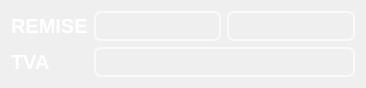
     <widget class="QWidget" name="layoutWidget_3">
      <property name="geometry">
       <rect>
        <x>0</x>
        <y>220</y>
        <width>366</width>
        <height>72</height>
       </rect>
      </property>
      <layout class="QHBoxLayout" name="horizontalLayout_7">
       <item>
        <layout class="QVBoxLayout" name="verticalLayout_9">
         <item>
          <widget class="QLabel" name="label_20">
           <property name="palette">
            <palette>
             <active>
              <colorrole role="WindowText">
               <brush brushstyle="SolidPattern">
                <color alpha="255">
                 <red>255</red>
                 <green>255</green>
                 <blue>255</blue>
                </color>
               </brush>
              </colorrole>
              <colorrole role="Button">
               <brush brushstyle="SolidPattern">
                <color alpha="0">
                 <red>0</red>
                 <green>0</green>
                 <blue>0</blue>
                </color>
               </brush>
              </colorrole>
              <colorrole role="Text">
               <brush brushstyle="SolidPattern">
                <color alpha="255">
                 <red>255</red>
                 <green>255</green>
                 <blue>255</blue>
                </color>
               </brush>
              </colorrole>
              <colorrole role="Base">
               <brush brushstyle="SolidPattern">
                <color alpha="0">
                 <red>0</red>
                 <green>0</green>
                 <blue>0</blue>
                </color>
               </brush>
              </colorrole>
              <colorrole role="Window">
               <brush brushstyle="SolidPattern">
                <color alpha="0">
                 <red>0</red>
                 <green>0</green>
                 <blue>0</blue>
                </color>
               </brush>
              </colorrole>
              <colorrole role="PlaceholderText">
               <brush brushstyle="SolidPattern">
                <color alpha="128">
                 <red>255</red>
                 <green>255</green>
                 <blue>255</blue>
                </color>
               </brush>
              </colorrole>
             </active>
             <inactive>
              <colorrole role="WindowText">
               <brush brushstyle="SolidPattern">
                <color alpha="255">
                 <red>255</red>
                 <green>255</green>
                 <blue>255</blue>
                </color>
               </brush>
              </colorrole>
              <colorrole role="Button">
               <brush brushstyle="SolidPattern">
                <color alpha="0">
                 <red>0</red>
                 <green>0</green>
                 <blue>0</blue>
                </color>
               </brush>
              </colorrole>
              <colorrole role="Text">
               <brush brushstyle="SolidPattern">
                <color alpha="255">
                 <red>255</red>
                 <green>255</green>
                 <blue>255</blue>
                </color>
               </brush>
              </colorrole>
              <colorrole role="Base">
               <brush brushstyle="SolidPattern">
                <color alpha="0">
                 <red>0</red>
                 <green>0</green>
                 <blue>0</blue>
                </color>
               </brush>
              </colorrole>
              <colorrole role="Window">
               <brush brushstyle="SolidPattern">
                <color alpha="0">
                 <red>0</red>
                 <green>0</green>
                 <blue>0</blue>
                </color>
               </brush>
              </colorrole>
              <colorrole role="PlaceholderText">
               <brush brushstyle="SolidPattern">
                <color alpha="128">
                 <red>255</red>
                 <green>255</green>
                 <blue>255</blue>
                </color>
               </brush>
              </colorrole>
             </inactive>
             <disabled>
              <colorrole role="WindowText">
               <brush brushstyle="SolidPattern">
                <color alpha="255">
                 <red>120</red>
                 <green>120</green>
                 <blue>120</blue>
                </color>
               </brush>
              </colorrole>
              <colorrole role="Button">
               <brush brushstyle="SolidPattern">
                <color alpha="0">
                 <red>0</red>
                 <green>0</green>
                 <blue>0</blue>
                </color>
               </brush>
              </colorrole>
              <colorrole role="Text">
               <brush brushstyle="SolidPattern">
                <color alpha="255">
                 <red>120</red>
                 <green>120</green>
                 <blue>120</blue>
                </color>
               </brush>
              </colorrole>
              <colorrole role="Base">
               <brush brushstyle="SolidPattern">
                <color alpha="0">
                 <red>0</red>
                 <green>0</green>
                 <blue>0</blue>
                </color>
               </brush>
              </colorrole>
              <colorrole role="Window">
               <brush brushstyle="SolidPattern">
                <color alpha="0">
                 <red>0</red>
                 <green>0</green>
                 <blue>0</blue>
                </color>
               </brush>
              </colorrole>
              <colorrole role="PlaceholderText">
               <brush brushstyle="SolidPattern">
                <color alpha="128">
                 <red>0</red>
                 <green>0</green>
                 <blue>0</blue>
                </color>
               </brush>
              </colorrole>
             </disabled>
            </palette>
           </property>
           <property name="font">
            <font>
             <pointsize>15</pointsize>
             <weight>75</weight>
             <bold>true</bold>
            </font>
           </property>
           <property name="text">
            <string>REMISE</string>
           </property>
          </widget>
         </item>
         <item>
          <widget class="QLabel" name="label_2">
           <property name="palette">
            <palette>
             <active>
              <colorrole role="WindowText">
               <brush brushstyle="SolidPattern">
                <color alpha="255">
                 <red>255</red>
                 <green>255</green>
                 <blue>255</blue>
                </color>
               </brush>
              </colorrole>
              <colorrole role="Button">
               <brush brushstyle="SolidPattern">
                <color alpha="0">
                 <red>0</red>
                 <green>0</green>
                 <blue>0</blue>
                </color>
               </brush>
              </colorrole>
              <colorrole role="Light">
               <brush brushstyle="SolidPattern">
                <color alpha="0">
                 <red>255</red>
                 <green>255</green>
                 <blue>255</blue>
                </color>
               </brush>
              </colorrole>
              <colorrole role="Midlight">
               <brush brushstyle="SolidPattern">
                <color alpha="0">
                 <red>255</red>
                 <green>255</green>
                 <blue>255</blue>
                </color>
               </brush>
              </colorrole>
              <colorrole role="Dark">
               <brush brushstyle="SolidPattern">
                <color alpha="0">
                 <red>127</red>
                 <green>127</green>
                 <blue>127</blue>
                </color>
               </brush>
              </colorrole>
              <colorrole role="Mid">
               <brush brushstyle="SolidPattern">
                <color alpha="0">
                 <red>170</red>
                 <green>170</green>
                 <blue>170</blue>
                </color>
               </brush>
              </colorrole>
              <colorrole role="Text">
               <brush brushstyle="SolidPattern">
                <color alpha="255">
                 <red>0</red>
                 <green>0</green>
                 <blue>0</blue>
                </color>
               </brush>
              </colorrole>
              <colorrole role="BrightText">
               <brush brushstyle="SolidPattern">
                <color alpha="255">
                 <red>255</red>
                 <green>255</green>
                 <blue>255</blue>
                </color>
               </brush>
              </colorrole>
              <colorrole role="ButtonText">
               <brush brushstyle="SolidPattern">
                <color alpha="255">
                 <red>0</red>
                 <green>0</green>
                 <blue>0</blue>
                </color>
               </brush>
              </colorrole>
              <colorrole role="Base">
               <brush brushstyle="SolidPattern">
                <color alpha="0">
                 <red>0</red>
                 <green>0</green>
                 <blue>0</blue>
                </color>
               </brush>
              </colorrole>
              <colorrole role="Window">
               <brush brushstyle="SolidPattern">
                <color alpha="0">
                 <red>0</red>
                 <green>0</green>
                 <blue>0</blue>
                </color>
               </brush>
              </colorrole>
              <colorrole role="Shadow">
               <brush brushstyle="SolidPattern">
                <color alpha="255">
                 <red>0</red>
                 <green>0</green>
                 <blue>0</blue>
                </color>
               </brush>
              </colorrole>
              <colorrole role="AlternateBase">
               <brush brushstyle="SolidPattern">
                <color alpha="127">
                 <red>255</red>
                 <green>255</green>
                 <blue>255</blue>
                </color>
               </brush>
              </colorrole>
              <colorrole role="ToolTipBase">
               <brush brushstyle="SolidPattern">
                <color alpha="255">
                 <red>255</red>
                 <green>255</green>
                 <blue>220</blue>
                </color>
               </brush>
              </colorrole>
              <colorrole role="ToolTipText">
               <brush brushstyle="SolidPattern">
                <color alpha="255">
                 <red>0</red>
                 <green>0</green>
                 <blue>0</blue>
                </color>
               </brush>
              </colorrole>
              <colorrole role="PlaceholderText">
               <brush brushstyle="SolidPattern">
                <color alpha="128">
                 <red>0</red>
                 <green>0</green>
                 <blue>0</blue>
                </color>
               </brush>
              </colorrole>
             </active>
             <inactive>
              <colorrole role="WindowText">
               <brush brushstyle="SolidPattern">
                <color alpha="255">
                 <red>255</red>
                 <green>255</green>
                 <blue>255</blue>
                </color>
               </brush>
              </colorrole>
              <colorrole role="Button">
               <brush brushstyle="SolidPattern">
                <color alpha="0">
                 <red>0</red>
                 <green>0</green>
                 <blue>0</blue>
                </color>
               </brush>
              </colorrole>
              <colorrole role="Light">
               <brush brushstyle="SolidPattern">
                <color alpha="0">
                 <red>255</red>
                 <green>255</green>
                 <blue>255</blue>
                </color>
               </brush>
              </colorrole>
              <colorrole role="Midlight">
               <brush brushstyle="SolidPattern">
                <color alpha="0">
                 <red>255</red>
                 <green>255</green>
                 <blue>255</blue>
                </color>
               </brush>
              </colorrole>
              <colorrole role="Dark">
               <brush brushstyle="SolidPattern">
                <color alpha="0">
                 <red>127</red>
                 <green>127</green>
                 <blue>127</blue>
                </color>
               </brush>
              </colorrole>
              <colorrole role="Mid">
               <brush brushstyle="SolidPattern">
                <color alpha="0">
                 <red>170</red>
                 <green>170</green>
                 <blue>170</blue>
                </color>
               </brush>
              </colorrole>
              <colorrole role="Text">
               <brush brushstyle="SolidPattern">
                <color alpha="255">
                 <red>0</red>
                 <green>0</green>
                 <blue>0</blue>
                </color>
               </brush>
              </colorrole>
              <colorrole role="BrightText">
               <brush brushstyle="SolidPattern">
                <color alpha="255">
                 <red>255</red>
                 <green>255</green>
                 <blue>255</blue>
                </color>
               </brush>
              </colorrole>
              <colorrole role="ButtonText">
               <brush brushstyle="SolidPattern">
                <color alpha="255">
                 <red>0</red>
                 <green>0</green>
                 <blue>0</blue>
                </color>
               </brush>
              </colorrole>
              <colorrole role="Base">
               <brush brushstyle="SolidPattern">
                <color alpha="0">
                 <red>0</red>
                 <green>0</green>
                 <blue>0</blue>
                </color>
               </brush>
              </colorrole>
              <colorrole role="Window">
               <brush brushstyle="SolidPattern">
                <color alpha="0">
                 <red>0</red>
                 <green>0</green>
                 <blue>0</blue>
                </color>
               </brush>
              </colorrole>
              <colorrole role="Shadow">
               <brush brushstyle="SolidPattern">
                <color alpha="255">
                 <red>0</red>
                 <green>0</green>
                 <blue>0</blue>
                </color>
               </brush>
              </colorrole>
              <colorrole role="AlternateBase">
               <brush brushstyle="SolidPattern">
                <color alpha="127">
                 <red>255</red>
                 <green>255</green>
                 <blue>255</blue>
                </color>
               </brush>
              </colorrole>
              <colorrole role="ToolTipBase">
               <brush brushstyle="SolidPattern">
                <color alpha="255">
                 <red>255</red>
                 <green>255</green>
                 <blue>220</blue>
                </color>
               </brush>
              </colorrole>
              <colorrole role="ToolTipText">
               <brush brushstyle="SolidPattern">
                <color alpha="255">
                 <red>0</red>
                 <green>0</green>
                 <blue>0</blue>
                </color>
               </brush>
              </colorrole>
              <colorrole role="PlaceholderText">
               <brush brushstyle="SolidPattern">
                <color alpha="128">
                 <red>0</red>
                 <green>0</green>
                 <blue>0</blue>
                </color>
               </brush>
              </colorrole>
             </inactive>
             <disabled>
              <colorrole role="WindowText">
               <brush brushstyle="SolidPattern">
                <color alpha="0">
                 <red>127</red>
                 <green>127</green>
                 <blue>127</blue>
                </color>
               </brush>
              </colorrole>
              <colorrole role="Button">
               <brush brushstyle="SolidPattern">
                <color alpha="0">
                 <red>0</red>
                 <green>0</green>
                 <blue>0</blue>
                </color>
               </brush>
              </colorrole>
              <colorrole role="Light">
               <brush brushstyle="SolidPattern">
                <color alpha="0">
                 <red>255</red>
                 <green>255</green>
                 <blue>255</blue>
                </color>
               </brush>
              </colorrole>
              <colorrole role="Midlight">
               <brush brushstyle="SolidPattern">
                <color alpha="0">
                 <red>255</red>
                 <green>255</green>
                 <blue>255</blue>
                </color>
               </brush>
              </colorrole>
              <colorrole role="Dark">
               <brush brushstyle="SolidPattern">
                <color alpha="0">
                 <red>127</red>
                 <green>127</green>
                 <blue>127</blue>
                </color>
               </brush>
              </colorrole>
              <colorrole role="Mid">
               <brush brushstyle="SolidPattern">
                <color alpha="0">
                 <red>170</red>
                 <green>170</green>
                 <blue>170</blue>
                </color>
               </brush>
              </colorrole>
              <colorrole role="Text">
               <brush brushstyle="SolidPattern">
                <color alpha="0">
                 <red>127</red>
                 <green>127</green>
                 <blue>127</blue>
                </color>
               </brush>
              </colorrole>
              <colorrole role="BrightText">
               <brush brushstyle="SolidPattern">
                <color alpha="255">
                 <red>255</red>
                 <green>255</green>
                 <blue>255</blue>
                </color>
               </brush>
              </colorrole>
              <colorrole role="ButtonText">
               <brush brushstyle="SolidPattern">
                <color alpha="0">
                 <red>127</red>
                 <green>127</green>
                 <blue>127</blue>
                </color>
               </brush>
              </colorrole>
              <colorrole role="Base">
               <brush brushstyle="SolidPattern">
                <color alpha="0">
                 <red>0</red>
                 <green>0</green>
                 <blue>0</blue>
                </color>
               </brush>
              </colorrole>
              <colorrole role="Window">
               <brush brushstyle="SolidPattern">
                <color alpha="0">
                 <red>0</red>
                 <green>0</green>
                 <blue>0</blue>
                </color>
               </brush>
              </colorrole>
              <colorrole role="Shadow">
               <brush brushstyle="SolidPattern">
                <color alpha="255">
                 <red>0</red>
                 <green>0</green>
                 <blue>0</blue>
                </color>
               </brush>
              </colorrole>
              <colorrole role="AlternateBase">
               <brush brushstyle="SolidPattern">
                <color alpha="0">
                 <red>255</red>
                 <green>255</green>
                 <blue>255</blue>
                </color>
               </brush>
              </colorrole>
              <colorrole role="ToolTipBase">
               <brush brushstyle="SolidPattern">
                <color alpha="255">
                 <red>255</red>
                 <green>255</green>
                 <blue>220</blue>
                </color>
               </brush>
              </colorrole>
              <colorrole role="ToolTipText">
               <brush brushstyle="SolidPattern">
                <color alpha="255">
                 <red>0</red>
                 <green>0</green>
                 <blue>0</blue>
                </color>
               </brush>
              </colorrole>
              <colorrole role="PlaceholderText">
               <brush brushstyle="SolidPattern">
                <color alpha="128">
                 <red>0</red>
                 <green>0</green>
                 <blue>0</blue>
                </color>
               </brush>
              </colorrole>
             </disabled>
            </palette>
           </property>
           <property name="font">
            <font>
             <pointsize>15</pointsize>
             <weight>75</weight>
             <bold>true</bold>
            </font>
           </property>
           <property name="text">
            <string>TVA</string>
           </property>
          </widget>
         </item>
        </layout>
       </item>
       <item>
        <layout class="QVBoxLayout" name="verticalLayout_8">
         <item>
          <layout class="QHBoxLayout" name="horizontalLayout_6">
           <item>
            <widget class="QLineEdit" name="remise_A">
             <property name="font">
              <font>
               <pointsize>-1</pointsize>
              </font>
             </property>
             <property name="styleSheet">
              <string notr="true">QLineEdit{
color: white;
background-color:Transparent;;
border-width: 2px;
border-color: #F9F9F9;
border-style: solid;
border-radius: 7;
padding: 3px;
font-size: 15px;

}
QLineEdit:focus
{border:2px solid #FBAD25;
}</string>
             </property>
            </widget>
           </item>
           <item>
            <widget class="QLineEdit" name="tttvaA_2">
             <property name="styleSheet">
              <string notr="true">QLineEdit{
color: white;
background-color:Transparent;;
border-width: 2px;
border-color: #F9F9F9;
border-style: solid;
border-radius: 7;
padding: 3px;
font-size: 15px;

}
QLineEdit:focus
{border:2px solid #FBAD25;
}</string>
             </property>
            </widget>
           </item>
          </layout>
         </item>
         <item>
          <widget class="QLineEdit" name="TVA_A">
           <property name="font">
            <font>
             <pointsize>-1</pointsize>
            </font>
           </property>
           <property name="styleSheet">
            <string notr="true">QLineEdit{
color: white;
background-color:Transparent;;
border-width: 2px;
border-color: #F9F9F9;
border-style: solid;
border-radius: 7;
padding: 3px;
font-size: 15px;

}
QLineEdit:focus
{border:2px solid #FBAD25;
}</string>
           </property>
          </widget>
         </item>
        </layout>
       </item>
      </layout>
     </widget>
